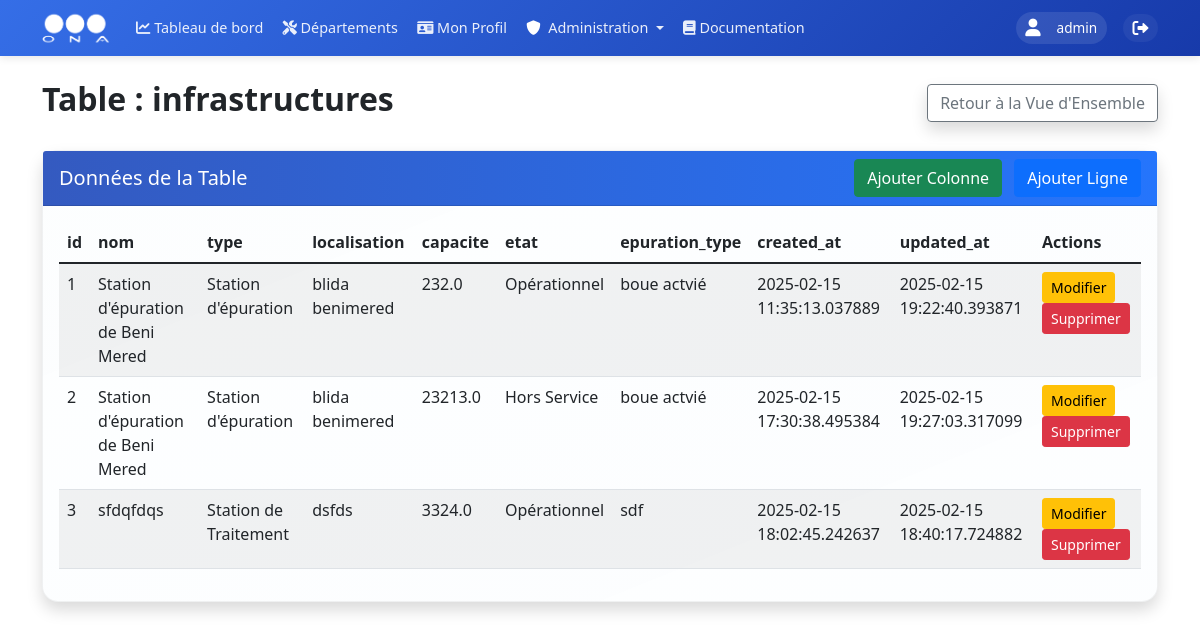
The app's page /admin/database/table/infrastructures (signed in) with its own data.
### models.py (models this page shows, shortened)
class User(UserMixin, db.Model):
    __tablename__ = 'users'
    id = db.Column(db.Integer, primary_key=True)
    username = db.Column(db.String(80), unique=True, nullable=False, index=True)
    nickname = db.Column(db.String(80), index=True)
    email = db.Column(db.String(120), unique=True, nullable=True, index=True)
    password_hash = db.Column(db.String(128))
    role = db.Column(db.String(20), nullable=False, default=UserRole.UTILISATEUR, index=True)
    is_active = db.Column(db.Boolean, default=True, index=True)
    last_login = db.Column(db.DateTime, index=True)
    unit_id = db.Column(db.Integer, db.ForeignKey('units.id', ondelete='SET NULL'), nullable=True, index=True)
    zone_id = db.Column(db.Integer, db.ForeignKey('zones.id', ondelete='SET NULL'), nullable=True, index=True)
    created_at = db.Column(db.DateTime, default=datetime.utcnow, index=True)
    updated_at = db.Column(db.DateTime, default=datetime.utcnow, onupdate=datetime.utcnow, index=True)
    profile = db.relationship('UserProfile', backref='user', uselist=False, lazy=True, cascade='all, delete-orphan')
    incidents = db.relationship('Incident', backref='author', lazy=True)

class Infrastructure(db.Model):
    __tablename__ = 'infrastructures'
    id = db.Column(db.Integer, primary_key=True)
    nom = db.Column(db.String(200), nullable=False, index=True)
    type = db.Column(db.String(100), nullable=False, index=True)
    localisation = db.Column(db.String(200), nullable=False)
    capacite = db.Column(db.Float, nullable=False)
    etat = db.Column(db.String(50), nullable=False, default='Opérationnel', index=True)
    epuration_type = db.Column(db.String(100), nullable=True, index=True)
    infrastructure_files = db.relationship('InfrastructureFile', back_populates='infrastructure', lazy='dynamic', cascade='all, delete-orphan')
    created_at = db.Column(db.DateTime, default=datetime.utcnow, index=True)
    updated_at = db.Column(db.DateTime, default=datetime.utcnow, onupdate=datetime.utcnow, index=True)

### routes/database_admin.py (the view)
@database_admin.route('/admin/database/table/<table_name>')
@login_required
@admin_required
def view_table(table_name):
    inspector = inspect(db.engine)
    if table_name not in inspector.get_table_names():
        flash('Table not found', 'error')
        return redirect(url_for('database_admin.database_overview'))
    columns = inspector.get_columns(table_name)
    foreign_keys = get_foreign_keys(table_name)
    for column in columns:
        column['foreign_key'] = column['name'] in foreign_keys
        if column['foreign_key']:
            column['foreign_table'] = foreign_keys[column['name']]
    query = text(f'SELECT * FROM {table_name}')
    result = db.session.execute(query)
    rows = [dict(row._mapping) for row in result]
    related_data = get_related_data(table_name)
    return render_template('admin/database/table.html',
                         table_name=table_name,
                         columns=columns,
                         rows=rows,
                         related_data=related_data)

### app.py (called while the page is built)
@login_manager.user_loader
def load_user(user_id):
    return db.session.get(User, int(user_id))

### routes/database_admin.py (called while the page is built)
def get_foreign_keys(table_name):
    inspector = inspect(db.engine)
    foreign_keys = {}
    for fk in inspector.get_foreign_keys(table_name):
        constrained_column = fk['constrained_columns'][0]
        referred_table = fk['referred_table']
        foreign_keys[constrained_column] = referred_table
    return foreign_keys

def get_related_data(table_name):
    inspector = inspect(db.engine)
    foreign_keys = get_foreign_keys(table_name)
    related_data = {}
    for column, referred_table in foreign_keys.items():
        display_column = get_display_column(referred_table)
        query = text(f'SELECT id, {display_column} as display_name FROM {referred_table}')
        result = db.session.execute(query)
        related_data[referred_table] = [dict(row._mapping) for row in result]
    return related_data

### utils/permissions.py (called while the page is built)
    @staticmethod
    def is_admin(role):
        return role == UserRole.ADMIN

### templates/admin/database/table.html (shortened to what this page needs)
{% extends "base/base.html" %}
{% block content %}
<div class="container mt-4 animate__animated animate__fadeIn">
    <div class="d-flex justify-content-between align-items-center mb-4">
        <h2 class="fw-bold">Table : {{ table_name }}</h2>
        <a href="{{ url_for('database_admin.database_overview') }}" class="btn btn-outline-secondary shadow">Retour à la Vue d'Ensemble</a>
    </div>
    <div class="card shadow">
        <div class="card-header d-flex justify-content-between align-items-center" style="background: linear-gradient(to right, #345ac0, #2575fc); color: #fff;">
            <h5 class="mb-0">Données de la Table</h5>
            <div>
                <button class="btn btn-success me-2" data-bs-toggle="modal" data-bs-target="#addColumnModal">
                    Ajouter Colonne
                </button>
                <button class="btn btn-primary" data-bs-toggle="modal" data-bs-target="#addRowModal">
                    Ajouter Ligne
                </button>
            </div>
        </div>
        <div class="card-body">
            <div class="table-responsive">
                <table class="table table-striped">
                    <thead>
                        <tr>
                            {% for column in columns %}
                            <th>{{ column.name }}</th>
                            {% endfor %}
                            <th>Actions</th>
                        </tr>
                    </thead>
                    <tbody>
                        {% for row in rows %}
                        <tr>
                            {% for column in columns %}
                            <td>
                                {% if column.foreign_key %}
                                    {% set related_row = related_data[column.foreign_table] | selectattr("id", "equalto", row[column.name]) | first %}
                                    {{ related_row.display_name if related_row else row[column.name] }}
                                {% else %}
                                    {% set type_str = column.type | string %}
                                    {% if 'Boolean' in type_str %}
                                        {{ 'Oui' if row[column.name] else 'Non' }}
                                    {% elif 'DateTime' in type_str %}
                                        {{ row[column.name].strftime('%Y-%m-%d %H:%M:%S') if row[column.name] }}
                                    {% elif 'Date' in type_str %}
                                        {{ row[column.name].strftime('%Y-%m-%d') if row[column.name] }}
                                    {% else %}
                                        {{ row[column.name] }}
                                    {% endif %}
                                {% endif %}
                            </td>
                            {% endfor %}
                            <td>
                                <button class="btn btn-sm btn-warning" onclick="editRow({{ row.get('id', 0) }})">Modifier</button>
                                <form action="{{ url_for('database_admin.delete_row', table_name=table_name, row_id=row.get('id', 0)) }}"
                                      method="POST" class="d-inline">
                                    <button type="submit" class="btn btn-sm btn-danger"
                                            onclick="return confirm('Êtes-vous sûr de vouloir supprimer cette ligne ?')">Supprimer</button>
                                </form>
                            </td>
                        </tr>
                        {% endfor %}
                    </tbody>
                </table>
            </div>
        </div>
    </div>
</div>
{% endblock %}

### templates/base/base.html (shortened to what this page needs)
<!DOCTYPE html>
<html lang="fr" dir="ltr">
<head>
    <link href="https://cdn.jsdelivr.net/npm/bootstrap@5.1.3/dist/css/bootstrap.min.css" rel="stylesheet">
    <link href="https://cdnjs.cloudflare.com/ajax/libs/font-awesome/6.0.0/css/all.min.css" rel="stylesheet">
    <link rel="stylesheet" href="https://unpkg.com/leaflet@1.9.4/dist/leaflet.css" />
    <link rel="stylesheet" href="https://cdn.datatables.net/1.11.5/css/dataTables.bootstrap5.min.css">
</head>
<body>
    <nav class="navbar navbar-expand-lg sticky-top">
        <div class="container">
            <a class="navbar-brand" href="{{ url_for('main_dashboard.dashboard') }}">
                <img src="{{ url_for('static', filename='images/ona_logo.png') }}" alt="ONA">
            </a>
            <div class="collapse navbar-collapse" id="navbarNav">
                <ul class="navbar-nav me-auto mb-2 mb-lg-0">
                    <li class="nav-item">
                        <a class="nav-link" href="{{ url_for('main_dashboard.dashboard') }}">
                            <i class="fas fa-chart-line"></i>
                            <span>Tableau de bord</span>
                        </a>
                    </li>
                    <li class="nav-item">
                        <a class="nav-link" href="{{ url_for('departements') }}">
                            <i class="fas fa-tools"></i>
                            <span>Départements</span>
                        </a>
                    </li>
                    {% if current_user.is_authenticated %}
                    <li class="nav-item">
                        <a class="nav-link" href="{{ url_for('profiles.view_profile') }}">
                            <i class="fas fa-id-card"></i>
                            <span>Mon Profil</span>
                        </a>
                    </li>
                    {% if current_user.role == 'Admin' %}
                    <li class="nav-item dropdown">
                        <a class="nav-link dropdown-toggle" href="#" id="adminDropdown" role="button" data-bs-toggle="dropdown">
                            <i class="fas fa-shield-alt text-white me-1"></i> Administration
                        </a>
                    </li>
                    {% endif %}
                    {% endif %}
                    <li class="nav-item">
                        <a class="nav-link {% if active_page == 'documentation' %}active{% endif %}" href="{{ url_for('documentation.view_documentation') }}">
                            <i class="fas fa-book"></i> Documentation
                        </a>
                    </li>
                </ul>
                <div class="user-section">
                    <div class="d-flex align-items-center">
                        {% if current_user.is_authenticated %}
                            <div class="user-info">
                                <i class="fas fa-user me-2"></i>
                                <span>
                                    {% if current_user.nickname %}
                                        {{ current_user.nickname }}
                                    {% else %}
                                        {{ current_user.username }}
                                    {% endif %}
                                </span>
                            </div>
                            <a href="{{ url_for('auth.logout') }}"
                               class="logout-btn text-white text-decoration-none ms-2"
                               title="Déconnexion"
                               onclick="event.preventDefault(); openUniversalModal({
                                   title: 'Déconnexion',
                                   body: 'Êtes-vous sûr de vouloir vous déconnecter de Spark ?',
                                   confirmText: 'Se déconnecter',
                                   cancelText: 'Annuler',
                                   onConfirm: () => {
                                       window.location.href = '{{ url_for('auth.logout') }}';
                                   }
                               });">
                                <i class="fas fa-sign-out-alt"></i>
                            </a>
                        {% else %}
                            <a href="{{ url_for('auth.login') }}" class="btn btn-light">Connexion</a>
                        {% endif %}
                    </div>
                </div>
            </div>
        </div>
    </nav>
    {% block content %}{% endblock %}
</body>
</html>

### templates/base/base.html (style rules this page uses)
:root { --ona-primary: #356ee7; --ona-secondary: #173aaa; --ona-dark: #2b2d42; --ona-light: #f8f9fa; --transition: all 0.3s ease-in-out; }
.navbar { background: linear-gradient(135deg, var(--ona-primary) 0%, var(--ona-secondary) 100%); box-shadow: 0 2px 8px rgba(0, 0, 0, 0.1); padding: 0.75rem 0; position: sticky; top: 0; z-index: 1000; height: 56px; }
.navbar-brand { display: flex; align-items: center; padding: 0; margin-right: 2rem; }
.navbar-brand img { height: 40px; width: auto; transition: var(--transition); filter: brightness(0) invert(1); }
.nav-link { color: rgba(255, 255, 255, 0.9) !important; padding: 0.5rem 1rem !important; border-radius: 50px; transition: var(--transition); font-weight: 500; }
.user-info { color: white; display: flex; align-items: center; gap: 0.5rem; padding: 0.5rem 1rem; border-radius: 50px; background: rgba(255, 255, 255, 0.1); margin-right: 1rem; }
.user-info i { font-size: 1.1rem; }
.logout-btn { color: rgba(255, 255, 255, 0.9); padding: 0.5rem 1rem; border-radius: 50px; text-decoration: none; transition: var(--transition); display: flex; align-items: center; gap: 0.5rem; background: rgba(255, 255, 255, 0.05); }
@media (max-width: 1366px) { .navbar { padding: 0.5rem 0; } }
@media (max-width: 1366px) { .navbar-brand img { height: 35px; } }
@media (max-width: 1366px) { .nav-link { padding: 0.4rem 0.8rem !important; font-size: 0.95rem; } }
@media (max-width: 1366px) { .user-info { padding: 0.4rem 0.8rem; font-size: 0.9rem; } }
@media (max-width: 1366px) { .logout-btn { padding: 0.4rem 0.8rem; } }
@media (max-width: 1200px) { .navbar-brand { margin-right: 1rem; } }
@media (max-width: 1200px) { .nav-link { padding: 0.35rem 0.6rem !important; font-size: 0.9rem; } }
@media (max-width: 1200px) { .user-info { padding: 0.35rem 0.6rem; font-size: 0.85rem; margin-right: 0.5rem; } }
@media (max-width: 1200px) { .logout-btn { padding: 0.35rem 0.6rem; } }
.card { background-color: #ffffff; background-image: linear-gradient( to bottom right, rgba(135, 206, 235, 0.02), rgba(30, 144, 255, 0.01) ); border-radius: 16px; box-shadow: 0 10px 25px rgba(0, 0, 0, 0.06), 0 5px 10px rgba(0, 0, 0, 0.03); border: 1px solid rgba(0, 0, 0, 0.05); transition: all 0.4s cubic-bezier(0.165, 0.84, 0.44, 1); }

### records on screen
User: username "admin"
Infrastructure: id "1" "Station d'épuration de Beni Mered" "Station d'épuration" "blida benimered" "232.0" "Opérationnel" "boue actvié" "2025-02-15 11:35:13.037889" "2025-02-15 19:22:40.393871"
Infrastructure: id "2" "Station d'épuration de Beni Mered" "Station d'épuration" "blida benimered" "23213.0" "Hors Service" "boue actvié" "2025-02-15 17:30:38.495384" "2025-02-15 19:27:03.317099"
Infrastructure: id "3" "sfdqfdqs" "Station de Traitement" "dsfds" "3324.0" "Opérationnel" "sdf" "2025-02-15 18:02:45.242637" "2025-02-15 18:40:17.724882"

### other values on screen
{{ table_name }} "infrastructures"
{{ column.name }} "id" "nom" "type" "localisation" "capacite" "etat" "epuration_type" "created_at" "updated_at"
